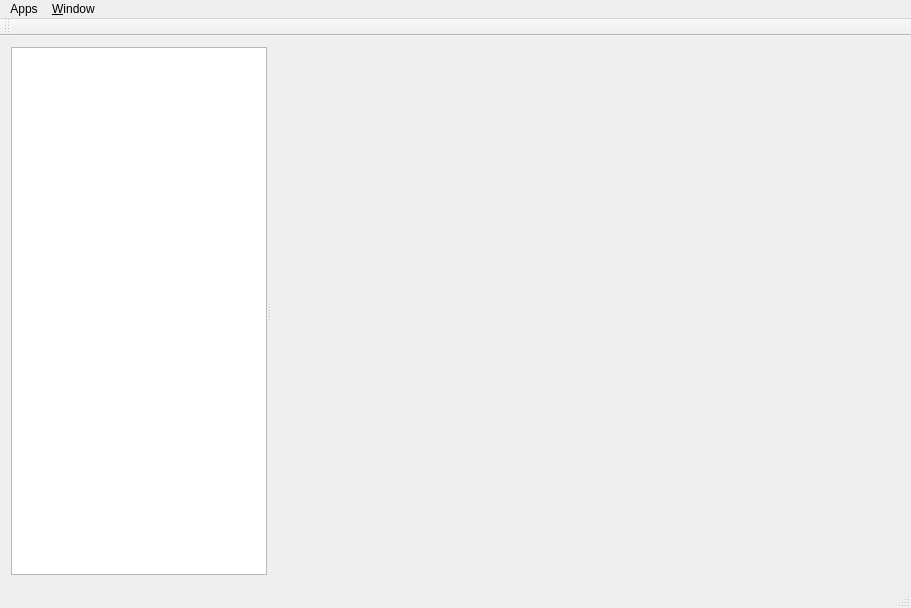
<?xml version="1.0" encoding="UTF-8"?>
<ui version="4.0">
 <class>MainWindow</class>
 <widget class="QMainWindow" name="MainWindow">
  <property name="geometry">
   <rect>
    <x>0</x>
    <y>0</y>
    <width>911</width>
    <height>608</height>
   </rect>
  </property>
  <property name="windowTitle">
   <string>MainWindow</string>
  </property>
  <widget class="QWidget" name="centralWidget">
   <layout class="QVBoxLayout" name="verticalLayout">
    <item>
     <widget class="QSplitter" name="splitter">
      <property name="orientation">
       <enum>Qt::Horizontal</enum>
      </property>
      <widget class="QListView" name="listView">
       <property name="sizePolicy">
        <sizepolicy hsizetype="Minimum" vsizetype="Expanding">
         <horstretch>0</horstretch>
         <verstretch>0</verstretch>
        </sizepolicy>
       </property>
      </widget>
      <widget class="QWidget" name="appCanvas" native="true">
       <property name="sizePolicy">
        <sizepolicy hsizetype="Expanding" vsizetype="Expanding">
         <horstretch>1</horstretch>
         <verstretch>1</verstretch>
        </sizepolicy>
       </property>
      </widget>
     </widget>
    </item>
   </layout>
  </widget>
  <widget class="QMenuBar" name="menuBar">
   <property name="geometry">
    <rect>
     <x>0</x>
     <y>0</y>
     <width>911</width>
     <height>21</height>
    </rect>
   </property>
   <widget class="QMenu" name="menuApps">
    <property name="title">
     <string>Apps</string>
    </property>
   </widget>
   <widget class="QMenu" name="menuWindow">
    <property name="title">
     <string>&amp;Window</string>
    </property>
    <addaction name="actionSplit_Vertically"/>
    <addaction name="actionSplit_Horizontally"/>
   </widget>
   <addaction name="menuApps"/>
   <addaction name="menuWindow"/>
  </widget>
  <widget class="QToolBar" name="mainToolBar">
   <attribute name="toolBarArea">
    <enum>TopToolBarArea</enum>
   </attribute>
   <attribute name="toolBarBreak">
    <bool>false</bool>
   </attribute>
  </widget>
  <widget class="QStatusBar" name="statusBar"/>
  <action name="actionSplit_Vertically">
   <property name="text">
    <string>Split &amp;Vertically</string>
   </property>
  </action>
  <action name="actionSplit_Horizontally">
   <property name="text">
    <string>Split &amp;Horizontally</string>
   </property>
  </action>
 </widget>
 <layoutdefault spacing="6" margin="11"/>
 <resources/>
 <connections/>
</ui>
